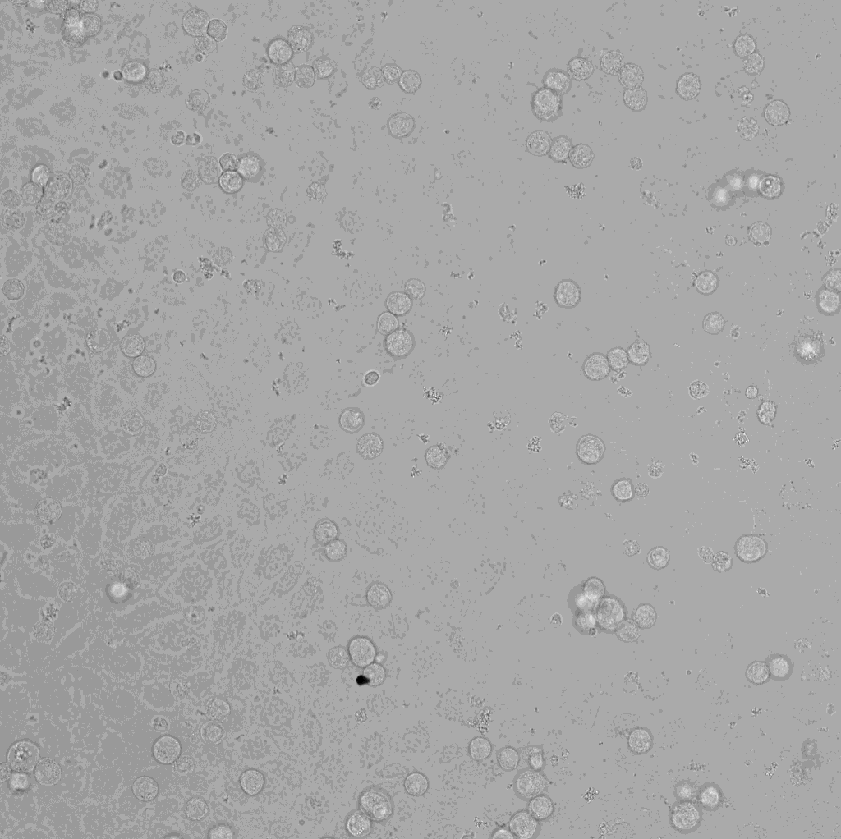
#> input picture fig3/round2/runs_rejected/claude_code_python_box1_cancer_r3_attempt1/subject_folder/image.tif, 841 x 839 px, shrunk from 1024 x 1022 before the run, found by its file name
$ python proto5.py 1.0 1.0
#> lines starting #> are read from the running program, lines starting #| are printed output that depends on the picture; after the words box and inside, x2 and y2 are one past the last pixel; in counts of white or black regions, pixels touching at a corner belong together; long printed decimals are rounded
import tifffile,numpy as np,warnings,sys;warnings.filterwarnings('ignore')
from scipy import ndimage as ndi
from skimage import measure,morphology,segmentation,io,feature
a=tifffile.imread('/home/user/sessions/s002/image.tif').astype(np.float32)
#> a: shape (839, 841) float32; min 151, max 4009, mean 2615.1
f=a-ndi.gaussian_filter(a,40)
g=ndi.gaussian_filter(f,1)
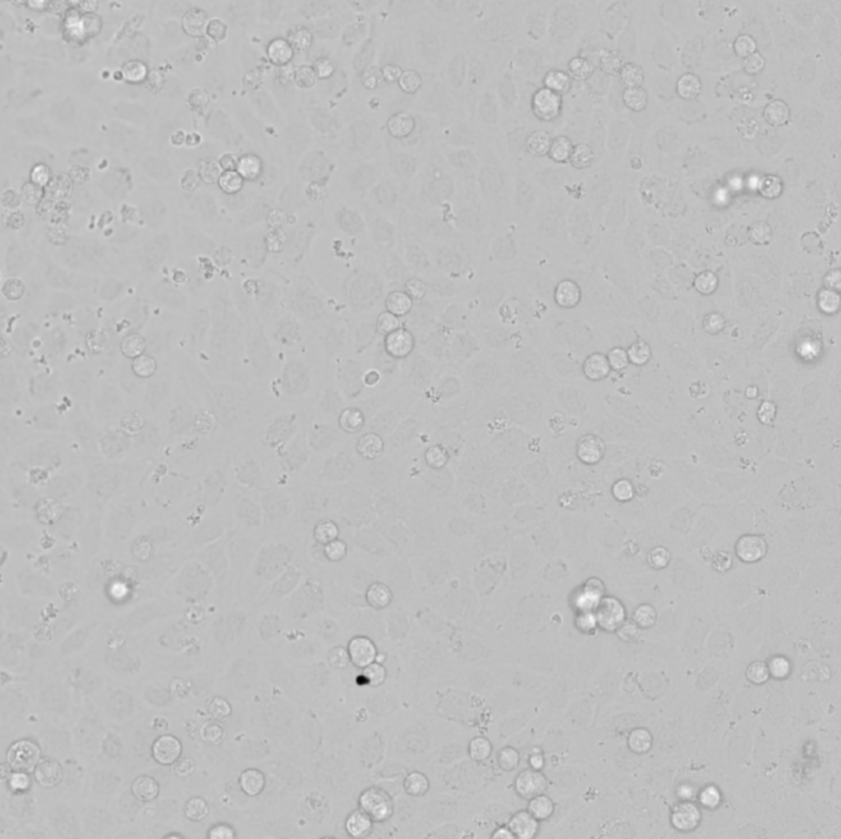
#> g: shape (839, 841) float32; min -2392.6, max 805.3, mean 0; drawn with min black and max white
# ring-correlation: dark ring at radius R (width ~2) minus bright halo outside
def ring(R,w=1.5):
    r=int(R+6);y,x=np.mgrid[-r:r+1,-r:r+1];d=np.hypot(x,y)
    k=np.exp(-0.5*((d-R)/w)**2)          # ring
    k-=k.mean()                           # zero mean
    k/=np.abs(k).sum()
    return k
resp=np.max([ndi.correlate(-g,ring(R)) for R in range(8,17,2)],axis=0)
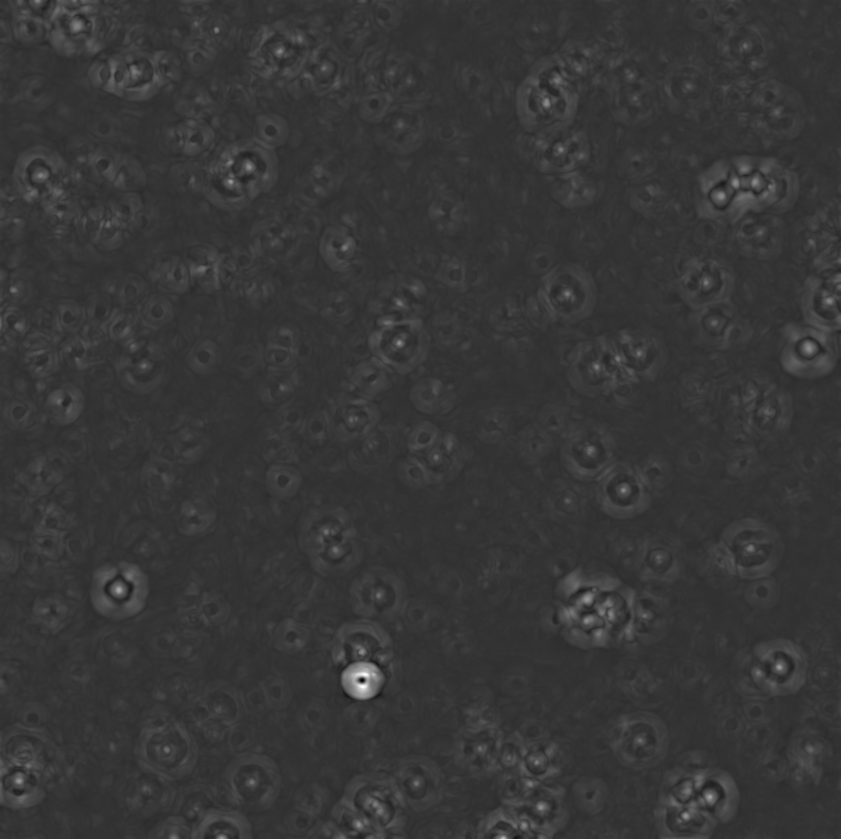
#> resp: shape (839, 841) float32; min -63.42, max 262.1, mean 7.2; drawn with min black and max white
print(np.percentile(resp,[50,90,99,99.9]))
#| [  4.498  16.776  44.864 108.784]
np.save('resp.npy',resp)
H=float(sys.argv[1]);TH=float(sys.argv[2])
pk=feature.peak_local_max(ndi.gaussian_filter(resp,1.5),min_distance=10,threshold_abs=TH,exclude_border=False)
#> pk = 810 pairs, first value 0 to 838, second value 0 to 840
print(len(pk))
#| 810
im=(a-a.min())/(a.max()-a.min());rgb=np.dstack([im]*3)
for y,x in pk:
    rr,cc=np.ogrid[:a.shape[0],:a.shape[1]];ring_=np.abs(np.hypot(rr-y,cc-x)-12)<1
    rgb[ring_]=[1,0,0]
#> this loop made 810 passes
#> (y, x) on passes 1 to 3: (687, 362), (674, 365), (838, 503)
#> pass 1, `ring_ = np.abs(np.hypot(rr - y, cc - x) - 12) < 1`:
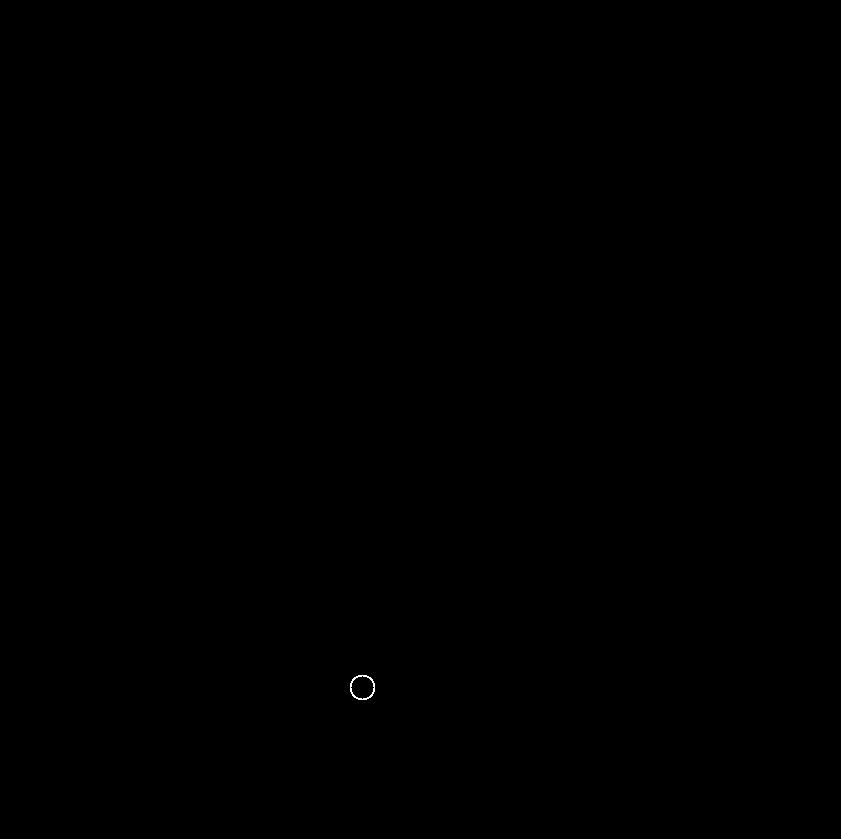
#> ring_: shape (839, 841) bool; 0.02% white in thin lines or dots, all inside (x1, y1, x2, y2) = (350, 675, 375, 700)
#> after the loop:
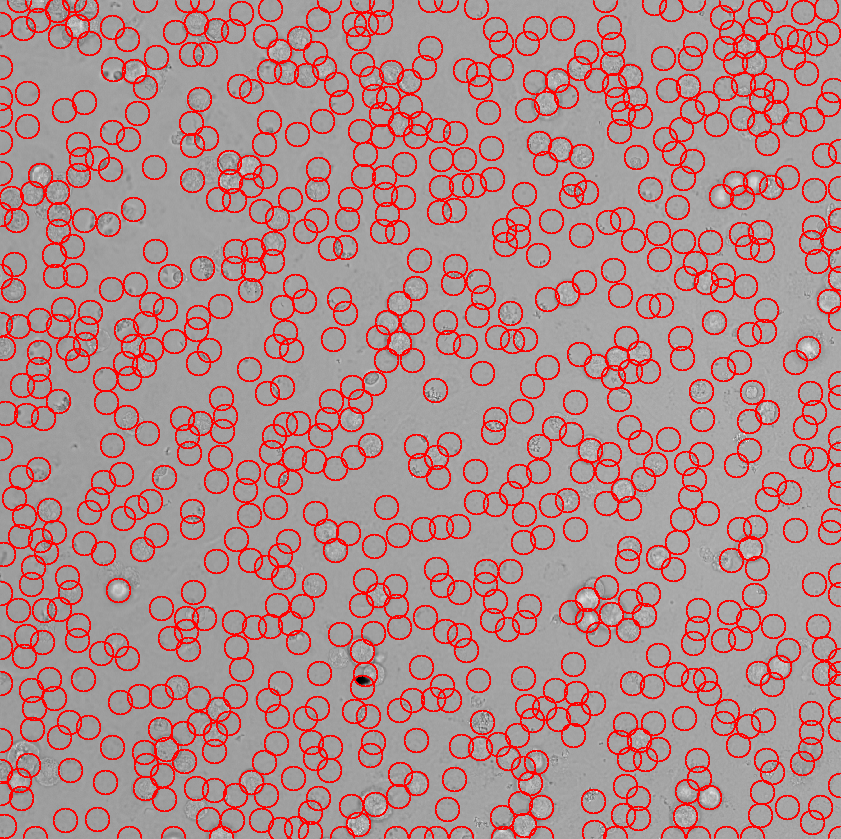
#> rgb: shape (839, 841, 3) float32; mean of channels 0, 1, 2 0.692, 0.547, 0.547; drawn as R, G, B
io.imsave('ov5.png',(rgb*255).astype(np.uint8))
